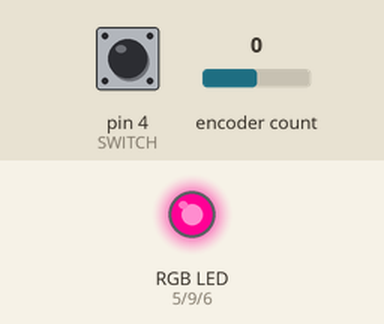
Simulated run of this sketch. Board: Arduino Uno, built with avr-gcc and run on an emulated ATmega328P. Shown: an RGB LED mixed from three pins (HIGH = lit). The test bench sets the inputs (shaded band); at power-on: encoder count 0, pin 4 (SWITCH) HIGH.

Above: at 1.26 s.
1.3 s: encoder count set to -1
At 1.63 s:
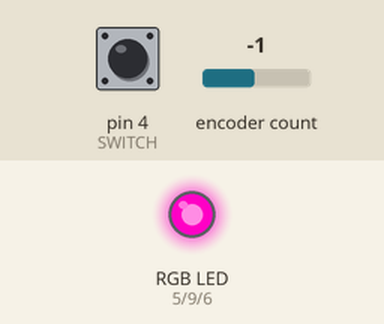
At 4.08 s:
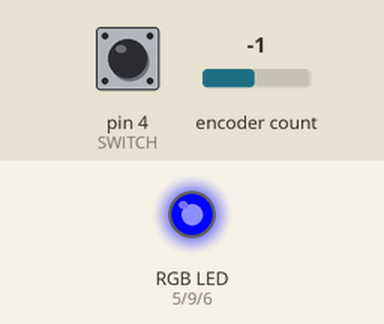
4.3 s: encoder count set to -2
7.3 s: encoder count set to 2
At 7.46 s:
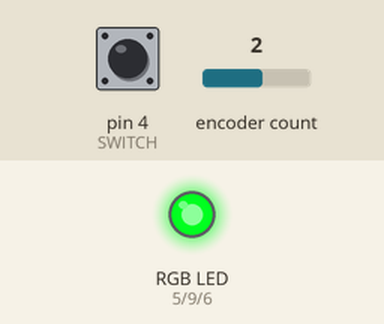
10.3 s: pin 4 (SWITCH) pulled LOW for 0.15 s
13.3 s: encoder count set to 3
Timing chart, 0 to 17.3 s (numbered marks = the images above; inputs shaded):
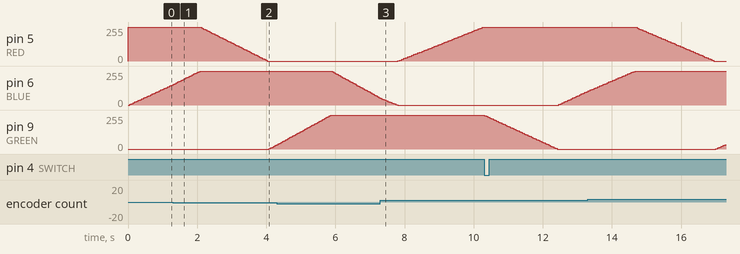

Measured:
- after the input at 1.3 s, pin 9 (GREEN): 0/255 → 27/255 after 2.8 s
- after the input at 7.3 s, pin 9 (GREEN): stays 255/255 (without the input it goes to 250/255 after 2.2 s)

The sketch:

rgled.ino
```cpp
#include "rot.h"
const uint8_t RED = 5;
const uint8_t BLUE = 6;
const uint8_t GREEN = 9;

void setup() { Rotary::setup(50); }

const uint8_t min_delay = 1;
void loop() {
  static uint8_t R, G, B;
  static uint8_t color = 0;
  hue_to_rgb(color, 255, R, G, B);
  analogWrite(RED, R);
  analogWrite(GREEN, G);
  analogWrite(BLUE, B);
  color++;
  // color %= 256; it wraps on its own!
  int result = Rotary::read();
  if (!Rotary::button_just_pressed()) {
    if (result > min_delay) {
      delay(result);
      return;
    }
  } else {
    delay(50);
    Rotary::set(50);
    return;
  }
  if (result != min_delay)
    Rotary::set(min_delay);
  delay(min_delay);
}

void hue_to_rgb(uint8_t hue, uint8_t brightness, uint8_t &R, uint8_t &B, uint8_t &G) {
  uint16_t scaled = hue * 6;
  uint8_t segment = scaled / 256;
  uint8_t offset = scaled - segment * 256;
  uint8_t complement = 0;
  uint8_t prev = (brightness * (255 - offset)) / 256;
  uint8_t next = (brightness * offset) / 256;
  switch (segment) {
  case 0:
    R = brightness;
    G = next;
    B = complement;
    break;
  case 1:
    R = prev;
    G = brightness;
    B = complement;
    break;
  case 2:
    R = complement;
    G = brightness;
    B = next;
    break;
  case 3:
    R = complement;
    G = prev;
    B = brightness;
    break;
  case 4:
    R = next;
    G = complement;
    B = brightness;
    break;
  case 5:
  default:
    R = brightness;
    G = complement;
    B = prev;
    break;
  }
}
```

rot.cpp
```cpp
#define ENCODER_OPTIMIZE_INTERRUPTS
#include "rot.h"
#include "Encoder.h"

namespace Rotary {

const uint8_t CLOCK = 2;
const uint8_t DATA = 3;

const uint8_t SWITCH = 4;

namespace {
Encoder encoder(CLOCK, DATA);
}

void setup(const int start = 0) {
  pinMode(SWITCH, INPUT_PULLUP);
  set(start);
}

/// @brief check if button just pressed
bool button_just_pressed() {
  static uint8_t last_button_state = LOW;
  uint8_t button_state = digitalRead(SWITCH);
  if (button_state != last_button_state) {
    last_button_state = button_state;
    if (button_state == LOW)
      return true;
  }
  return false;
}

/// @brief resets the reading to 0 and returns the reading before reset
void set(const int n = 0) { encoder.write(n); }
/// @brief reads the encoder
/// @return encoder position
int read() { return encoder.read(); }
} // namespace Rotary
```

rot.h
```cpp
#ifndef ROT_H
#define ROT_H
namespace Rotary {
void setup(const int start = 0);
bool button_just_pressed();

void set(const int n = 0);
int read();
} // namespace Rotary
#endif
```
